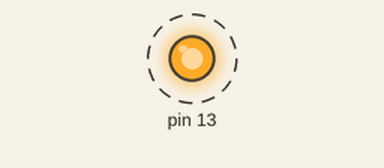
Bench run of a sketch on a simulated Arduino Uno, built with avr-gcc and run on an emulated ATmega328P. Parts: output pins drawn as LEDs (lit = HIGH). Dashed ring = blinking. What the sketch prints to the serial monitor is not drawn.

Above: at 0.2 s.
Timing chart, 0 to 3.0 s (numbered marks = the images above):
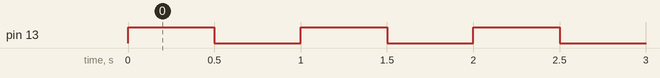

The sketch:

source_3.1.ino
```cpp
#include <TaskScheduler.h>
// declare the function that we are going to use
void led_blink();
// create the Scheduler that will be in charge of managing the tasks
Scheduler runner;
// create the task indicating that it runs every 500 milliseconds,
// forever, and call the led_blink function
Task TaskBlinkLED(500, TASK_FOREVER, &led_blink);
bool statusLED = false;
// the setup function runs once when you press reset or power the board
void setup() {
Serial.begin(9600);
// configure the internal led pin as output
pinMode(13, OUTPUT);
// add the task to the task scheduler
runner.addTask(TaskBlinkLED);
// activate the task
TaskBlinkLED.enable();
}
// the loop function runs over and over again forever
void loop() {
// It is necessary to run the runner on each loop
runner.execute();
}
void led_blink() {
statusLED = !statusLED;
digitalWrite(13, statusLED);
Serial.println((String)millis() + " - Led: " + (String)statusLED);
}
```

Measured:
- by itself, pin 13: alternates HIGH for 0.50 s and LOW for 0.50 s
